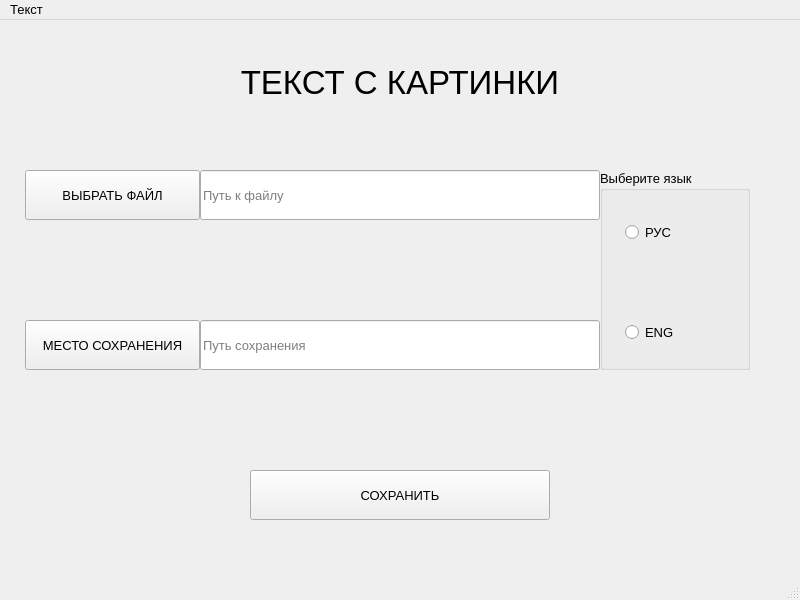
<?xml version="1.0" encoding="UTF-8"?>
<ui version="4.0">
 <class>MainWindow</class>
 <widget class="QMainWindow" name="MainWindow">
  <property name="geometry">
   <rect>
    <x>0</x>
    <y>0</y>
    <width>800</width>
    <height>600</height>
   </rect>
  </property>
  <property name="font">
   <font>
    <pointsize>10</pointsize>
   </font>
  </property>
  <property name="windowTitle">
   <string>MainWindow</string>
  </property>
  <property name="styleSheet">
   <string notr="true"/>
  </property>
  <widget class="QWidget" name="centralwidget">
   <widget class="QLabel" name="label">
    <property name="geometry">
     <rect>
      <x>0</x>
      <y>25</y>
      <width>800</width>
      <height>75</height>
     </rect>
    </property>
    <property name="font">
     <font>
      <pointsize>25</pointsize>
     </font>
    </property>
    <property name="text">
     <string>ТЕКСТ С КАРТИНКИ</string>
    </property>
    <property name="textFormat">
     <enum>Qt::AutoText</enum>
    </property>
    <property name="alignment">
     <set>Qt::AlignCenter</set>
    </property>
   </widget>
   <widget class="QPushButton" name="btn_select">
    <property name="geometry">
     <rect>
      <x>25</x>
      <y>150</y>
      <width>175</width>
      <height>50</height>
     </rect>
    </property>
    <property name="font">
     <font>
      <pointsize>10</pointsize>
     </font>
    </property>
    <property name="text">
     <string>ВЫБРАТЬ ФАЙЛ</string>
    </property>
   </widget>
   <widget class="QLineEdit" name="line_file">
    <property name="geometry">
     <rect>
      <x>200</x>
      <y>150</y>
      <width>400</width>
      <height>50</height>
     </rect>
    </property>
    <property name="font">
     <font>
      <pointsize>10</pointsize>
     </font>
    </property>
    <property name="text">
     <string/>
    </property>
    <property name="placeholderText">
     <string>Путь к файлу</string>
    </property>
   </widget>
   <widget class="QLineEdit" name="line_save">
    <property name="geometry">
     <rect>
      <x>200</x>
      <y>300</y>
      <width>400</width>
      <height>50</height>
     </rect>
    </property>
    <property name="font">
     <font>
      <pointsize>10</pointsize>
     </font>
    </property>
    <property name="accessibleName">
     <string/>
    </property>
    <property name="accessibleDescription">
     <string/>
    </property>
    <property name="inputMask">
     <string/>
    </property>
    <property name="placeholderText">
     <string>Путь сохранения</string>
    </property>
   </widget>
   <widget class="QPushButton" name="btn_save">
    <property name="geometry">
     <rect>
      <x>25</x>
      <y>300</y>
      <width>175</width>
      <height>50</height>
     </rect>
    </property>
    <property name="font">
     <font>
      <pointsize>10</pointsize>
     </font>
    </property>
    <property name="text">
     <string>МЕСТО СОХРАНЕНИЯ</string>
    </property>
   </widget>
   <widget class="QPushButton" name="btn_enter">
    <property name="geometry">
     <rect>
      <x>250</x>
      <y>450</y>
      <width>300</width>
      <height>50</height>
     </rect>
    </property>
    <property name="font">
     <font>
      <pointsize>10</pointsize>
     </font>
    </property>
    <property name="text">
     <string>СОХРАНИТЬ</string>
    </property>
   </widget>
   <widget class="QGroupBox" name="groupBox">
    <property name="geometry">
     <rect>
      <x>600</x>
      <y>150</y>
      <width>150</width>
      <height>200</height>
     </rect>
    </property>
    <property name="title">
     <string>Выберите язык</string>
    </property>
    <widget class="QRadioButton" name="rbt_rus">
     <property name="geometry">
      <rect>
       <x>25</x>
       <y>50</y>
       <width>100</width>
       <height>25</height>
      </rect>
     </property>
     <property name="text">
      <string>РУС</string>
     </property>
    </widget>
    <widget class="QRadioButton" name="rbt_eng">
     <property name="geometry">
      <rect>
       <x>25</x>
       <y>150</y>
       <width>100</width>
       <height>25</height>
      </rect>
     </property>
     <property name="text">
      <string>ENG</string>
     </property>
    </widget>
   </widget>
  </widget>
  <widget class="QStatusBar" name="statusbar"/>
  <widget class="QMenuBar" name="menuBar">
   <property name="geometry">
    <rect>
     <x>0</x>
     <y>0</y>
     <width>800</width>
     <height>26</height>
    </rect>
   </property>
   <widget class="QMenu" name="menu">
    <property name="title">
     <string>Текст</string>
    </property>
   </widget>
   <addaction name="menu"/>
  </widget>
 </widget>
 <resources/>
 <connections/>
</ui>
